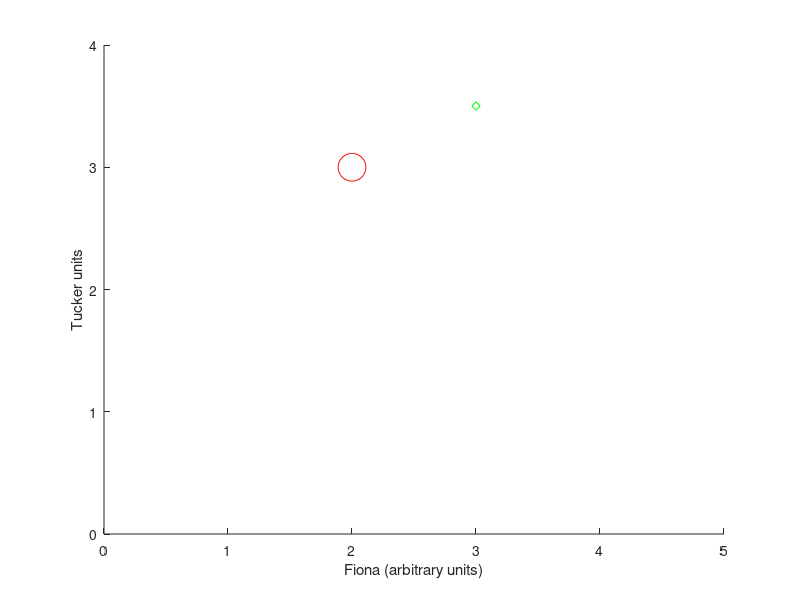

Write MATLAB code to recreate this figure.
function demo_plotting_1
% Demo to make some figures

figure(1)
hold on
plot(2, 3, 'ro', 'MarkerSize', 20)
plot(3, 3.5, 'gd')
xlim([0 5])
xlabel('Fiona (arbitrary units)')
ylim([0 4])
ylabel('Tucker units')